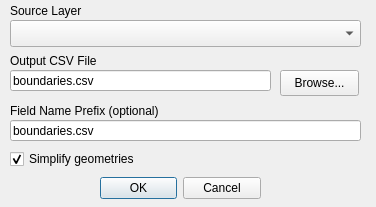
<?xml version="1.0" encoding="UTF-8"?>
<ui version="4.0">
 <class>encodedPolyline</class>
 <widget class="QDialog" name="encodedPolyline">
  <property name="geometry">
   <rect>
    <x>0</x>
    <y>0</y>
    <width>376</width>
    <height>207</height>
   </rect>
  </property>
  <property name="windowTitle">
   <string>encodedPolyline</string>
  </property>
  <widget class="QDialogButtonBox" name="buttonBox">
   <property name="geometry">
    <rect>
     <x>100</x>
     <y>172</y>
     <width>161</width>
     <height>32</height>
    </rect>
   </property>
   <property name="orientation">
    <enum>Qt::Horizontal</enum>
   </property>
   <property name="standardButtons">
    <set>QDialogButtonBox::Cancel|QDialogButtonBox::Ok</set>
   </property>
  </widget>
  <widget class="QPushButton" name="outputFileBrowse">
   <property name="geometry">
    <rect>
     <x>280</x>
     <y>70</y>
     <width>79</width>
     <height>26</height>
    </rect>
   </property>
   <property name="text">
    <string>Browse...</string>
   </property>
  </widget>
  <widget class="QLineEdit" name="outputFilename">
   <property name="geometry">
    <rect>
     <x>10</x>
     <y>70</y>
     <width>261</width>
     <height>21</height>
    </rect>
   </property>
   <property name="text">
    <string>boundaries.csv</string>
   </property>
   <property name="readOnly">
    <bool>false</bool>
   </property>
  </widget>
  <widget class="QLabel" name="outputFileDescriptor">
   <property name="geometry">
    <rect>
     <x>10</x>
     <y>50</y>
     <width>151</width>
     <height>22</height>
    </rect>
   </property>
   <property name="text">
    <string>Output CSV File</string>
   </property>
  </widget>
  <widget class="QLabel" name="sourceLayerDescriptor">
   <property name="geometry">
    <rect>
     <x>10</x>
     <y>0</y>
     <width>108</width>
     <height>22</height>
    </rect>
   </property>
   <property name="text">
    <string>Source Layer</string>
   </property>
  </widget>
  <widget class="QComboBox" name="sourceLayer">
   <property name="geometry">
    <rect>
     <x>10</x>
     <y>20</y>
     <width>351</width>
     <height>27</height>
    </rect>
   </property>
  </widget>
  <widget class="QLineEdit" name="outputFieldPrefix">
   <property name="geometry">
    <rect>
     <x>10</x>
     <y>120</y>
     <width>351</width>
     <height>21</height>
    </rect>
   </property>
   <property name="text">
    <string>boundaries.csv</string>
   </property>
   <property name="readOnly">
    <bool>false</bool>
   </property>
  </widget>
  <widget class="QLabel" name="outputFieldPrefixDescriptor">
   <property name="geometry">
    <rect>
     <x>10</x>
     <y>100</y>
     <width>151</width>
     <height>22</height>
    </rect>
   </property>
   <property name="text">
    <string>Field Name Prefix (optional)</string>
   </property>
  </widget>
  <widget class="QCheckBox" name="checkBox">
   <property name="enabled">
    <bool>true</bool>
   </property>
   <property name="geometry">
    <rect>
     <x>10</x>
     <y>150</y>
     <width>351</width>
     <height>18</height>
    </rect>
   </property>
   <property name="text">
    <string>Simplify geometries</string>
   </property>
   <property name="checked">
    <bool>true</bool>
   </property>
  </widget>
 </widget>
 <resources/>
 <connections>
  <connection>
   <sender>buttonBox</sender>
   <signal>accepted()</signal>
   <receiver>encodedPolyline</receiver>
   <slot>accept()</slot>
   <hints>
    <hint type="sourcelabel">
     <x>248</x>
     <y>254</y>
    </hint>
    <hint type="destinationlabel">
     <x>157</x>
     <y>274</y>
    </hint>
   </hints>
  </connection>
  <connection>
   <sender>buttonBox</sender>
   <signal>rejected()</signal>
   <receiver>encodedPolyline</receiver>
   <slot>reject()</slot>
   <hints>
    <hint type="sourcelabel">
     <x>316</x>
     <y>260</y>
    </hint>
    <hint type="destinationlabel">
     <x>286</x>
     <y>274</y>
    </hint>
   </hints>
  </connection>
 </connections>
</ui>
